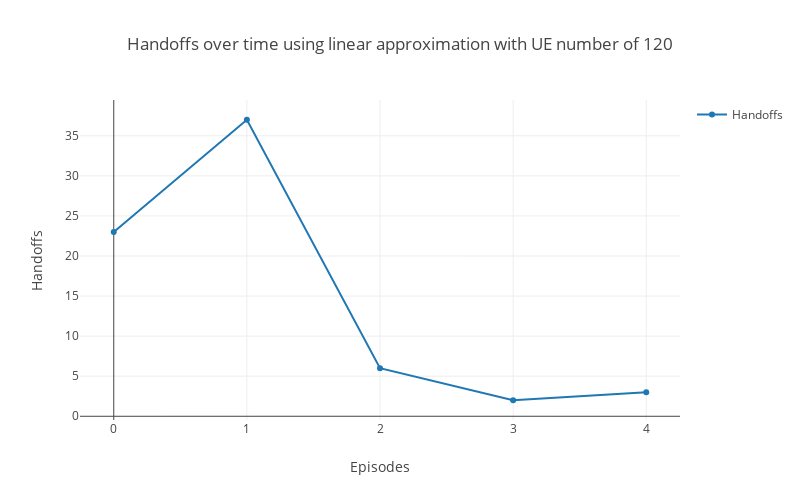

Notebook code cell kept with this figure:
### Code cell
# Create handoff graph
handoffs = go.Scatter(
    x = len(result_linear.Handoffs),
    y = result_linear.Handoffs,
    name='Handoffs'
)

data = [handoffs]

# Plot and embed in ipython notebook!
plotly.offline.iplot(
    {"data": data,
     "layout": go.Layout(
         height=500,
         width=800,
         title='Handoffs over time using linear approximation',
         xaxis=dict(
             title='Episodes',
         ),
         yaxis=dict(
             title='Handoffs'
         ), 
         showlegend=True)},
    show_link=False,
    link_text=None)

### Figure 1 — Plotly figure (JSON) as saved in the notebook; plotly's stock layout.template omitted (floating-point values rounded to 4 significant figures)
{"data": [{"name": "Handoffs", "type": "scatter", "x": 5, "y": [23, 37, 6, 2, 3]}], "layout": {"height": 500, "showlegend": true, "title": "Handoffs over time using linear approximation with UE number of 120", "width": 800, "xaxis": {"title": "Episodes"}, "yaxis": {"title": "Handoffs"}}}
